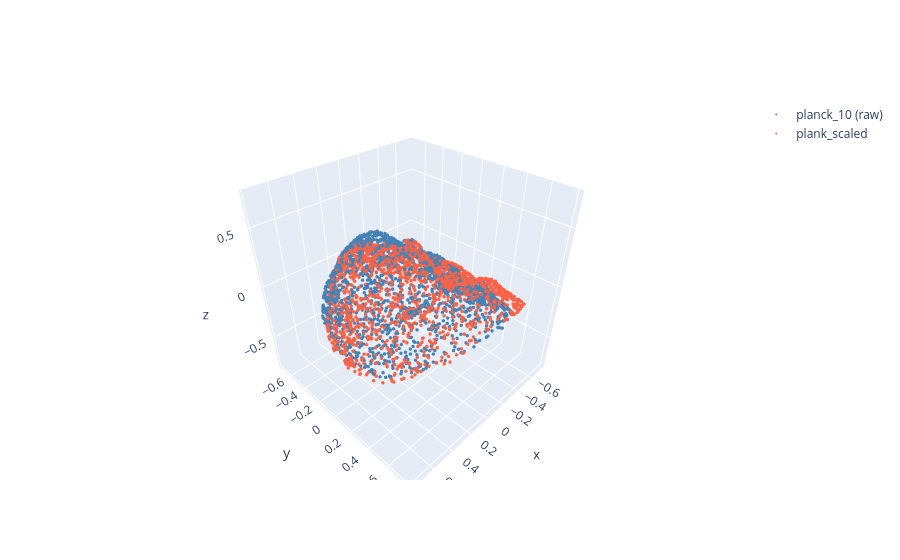

Write notebook code for a chart like this one.
### Code cell
# ---- Config ----
scan_index = 10  # change to load planck_1.npy, planck_2.npy, etc.

npy_dir = r"planck_scans/npy_scaled"
scaled_path = r"experiments/geotransformer.faces.stage4.gse.k3.max.oacl.stage2.sinkhorn/plank_scaled.npy"

# ---- Load ----
src_points = np.load(os.path.join(npy_dir, f"planck_{scan_index}.npy")).astype(np.float64)
scaled_points = np.load(scaled_path)

# ---- Plot ----
all_points = np.vstack([src_points, scaled_points])
center = (all_points.min(0) + all_points.max(0)) / 2
extent = (all_points.max(0) - all_points.min(0)).max() / 2

fig = go.Figure()

fig.add_trace(go.Scatter3d(
    x=src_points[:, 0], y=src_points[:, 1], z=src_points[:, 2],
    mode='markers', marker=dict(size=2, color='steelblue'),
    name=f"planck_{scan_index} (raw)"
))

fig.add_trace(go.Scatter3d(
    x=scaled_points[:, 0], y=scaled_points[:, 1], z=scaled_points[:, 2],
    mode='markers', marker=dict(size=2, color='tomato'),
    name="plank_scaled"
))

fig.update_layout(
    scene=dict(
        xaxis=dict(range=[center[0]-extent, center[0]+extent]),
        yaxis=dict(range=[center[1]-extent, center[1]+extent]),
        zaxis=dict(range=[center[2]-extent, center[2]+extent]),
        aspectmode='cube'
    )
)

fig.show()

### Figure 1 — Plotly figure (JSON) as saved in the notebook; plotly's stock layout.template omitted (floating-point values rounded to 4 significant figures; data arrays with more than 128 entries replaced by an {"elided": "..."} marker saying what was removed)
{"data": [{"marker": {"color": "steelblue", "size": 2}, "mode": "markers", "name": "planck_10 (raw)", "type": "scatter3d", "x": {"elided": "2000 float values"}, "y": {"elided": "2000 float values"}, "z": {"elided": "2000 float values"}}, {"marker": {"color": "tomato", "size": 2}, "mode": "markers", "name": "plank_scaled", "type": "scatter3d", "x": {"elided": "2000 float values"}, "y": {"elided": "2000 float values"}, "z": {"elided": "2000 float values"}}], "layout": {"scene": {"aspectmode": "cube", "xaxis": {"range": [-0.7879, 0.8138]}, "yaxis": {"range": [-0.7662, 0.8354]}, "zaxis": {"range": [-0.8203, 0.7813]}}}}
